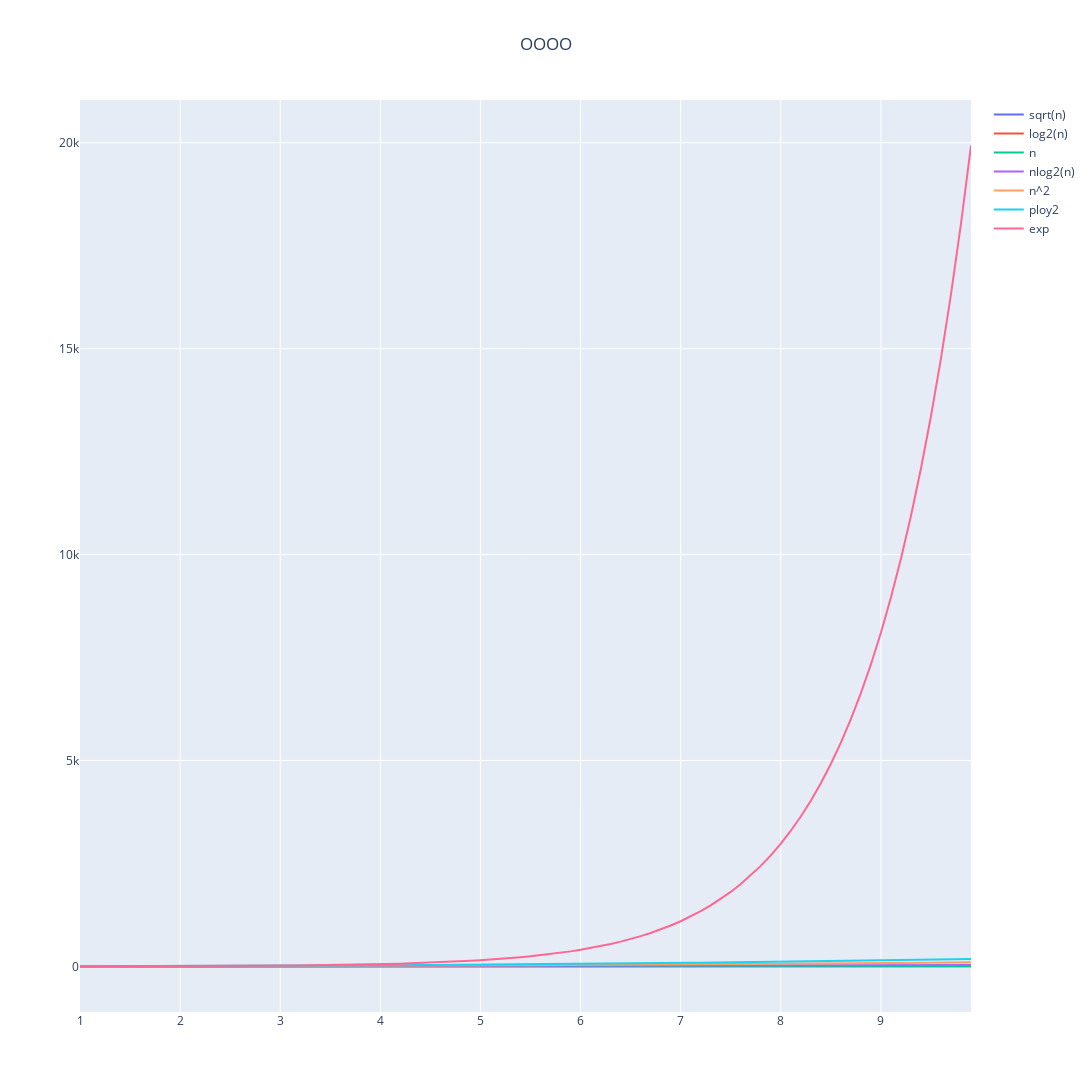

The code cell stored with this chart in its notebook:
### Code cell
import numpy as np
import pandas as pd
import plotly.graph_objects as go


x = np.arange(1, 10, 0.1)


yn = x
ysqrt = np.sqrt(x)
ylogn = np.log2(x)
ynlogn = x * np.log2(x)
yn2    = x * x
yploy2 = 2 * x * x - 2 * x + 1
yexp = np.exp(x)

fig = go.Figure()
fig.add_traces(go.Scatter(x=x, y=ysqrt, mode = "lines", name = "sqrt(n)"))
fig.add_traces(go.Scatter(x=x, y=ylogn, mode = "lines", name = "log2(n)"))
fig.add_traces(go.Scatter(x=x, y=yn, mode = "lines", name = "n"))
fig.add_traces(go.Scatter(x=x, y=ynlogn, mode = "lines", name = "nlog2(n)"))
fig.add_traces(go.Scatter(x=x, y=yn2, mode = "lines", name = "n^2"))
fig.add_traces(go.Scatter(x=x, y=yploy2, mode = "lines", name = "ploy2"))
fig.add_traces(go.Scatter(x=x, y=yexp, mode = "lines", name = "exp"))



fig.update_layout( 
        title='OOOO',
        title_x=0.5,
        # autosize=False,
        width=2500,
        height=1200,
    )

fig.show()
